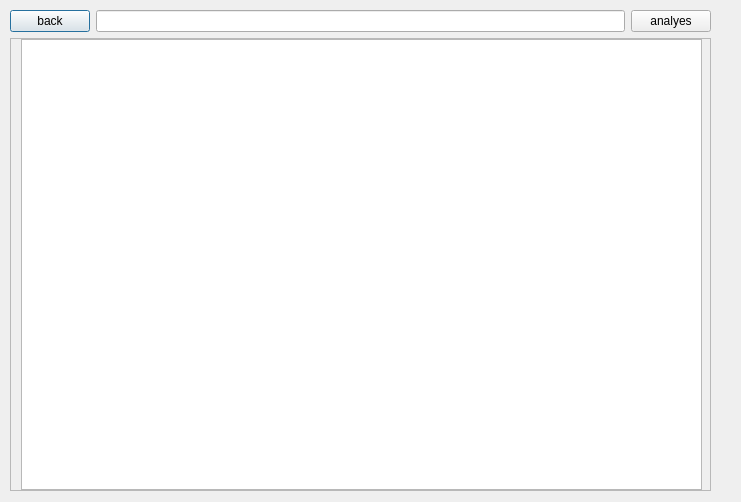
<?xml version="1.0" encoding="UTF-8"?>
<ui version="4.0">
 <class>AnalyesDialog</class>
 <widget class="QDialog" name="AnalyesDialog">
  <property name="geometry">
   <rect>
    <x>0</x>
    <y>0</y>
    <width>741</width>
    <height>502</height>
   </rect>
  </property>
  <property name="minimumSize">
   <size>
    <width>741</width>
    <height>502</height>
   </size>
  </property>
  <property name="maximumSize">
   <size>
    <width>741</width>
    <height>502</height>
   </size>
  </property>
  <property name="windowTitle">
   <string>Dialog</string>
  </property>
  <widget class="QWidget" name="">
   <property name="geometry">
    <rect>
     <x>10</x>
     <y>10</y>
     <width>701</width>
     <height>481</height>
    </rect>
   </property>
   <layout class="QGridLayout" name="gridLayout">
    <item row="0" column="0">
     <widget class="QPushButton" name="back">
      <property name="sizePolicy">
       <sizepolicy hsizetype="Fixed" vsizetype="Fixed">
        <horstretch>0</horstretch>
        <verstretch>0</verstretch>
       </sizepolicy>
      </property>
      <property name="text">
       <string>back</string>
      </property>
     </widget>
    </item>
    <item row="0" column="1">
     <widget class="QLineEdit" name="expression"/>
    </item>
    <item row="0" column="2">
     <widget class="QPushButton" name="analyes">
      <property name="sizePolicy">
       <sizepolicy hsizetype="Fixed" vsizetype="Fixed">
        <horstretch>0</horstretch>
        <verstretch>0</verstretch>
       </sizepolicy>
      </property>
      <property name="text">
       <string>analyes</string>
      </property>
     </widget>
    </item>
    <item row="1" column="0" colspan="3">
     <widget class="QScrollArea" name="scrollArea">
      <property name="widgetResizable">
       <bool>true</bool>
      </property>
      <widget class="QWidget" name="scrollAreaWidgetContents">
       <property name="geometry">
        <rect>
         <x>0</x>
         <y>0</y>
         <width>697</width>
         <height>444</height>
        </rect>
       </property>
       <widget class="QTableWidget" name="processTable">
        <property name="geometry">
         <rect>
          <x>10</x>
          <y>0</y>
          <width>681</width>
          <height>451</height>
         </rect>
        </property>
        <attribute name="horizontalHeaderStretchLastSection">
         <bool>true</bool>
        </attribute>
       </widget>
      </widget>
     </widget>
    </item>
   </layout>
  </widget>
  <zorder>back</zorder>
  <zorder>analyes</zorder>
  <zorder>expression</zorder>
  <zorder>scrollArea</zorder>
  <zorder>processTable</zorder>
 </widget>
 <resources/>
 <connections/>
</ui>
